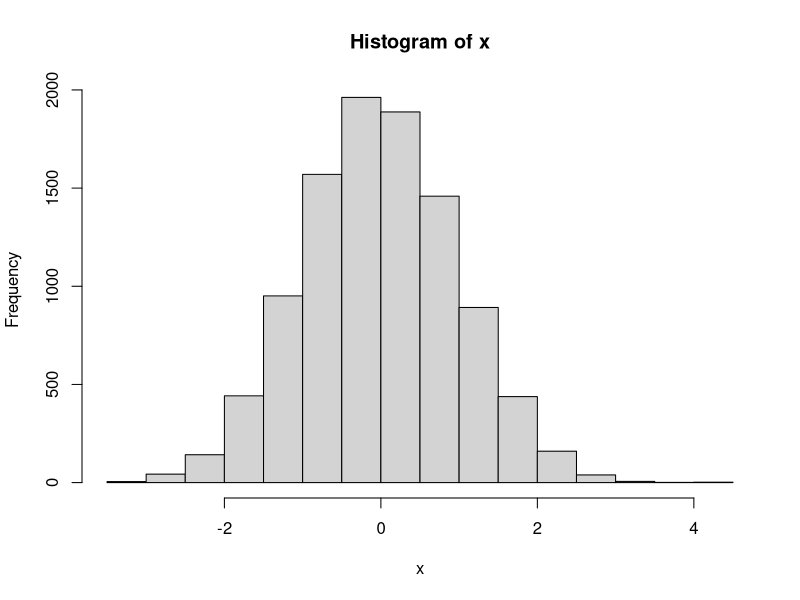

R code for this plot: (Note: this script raises an error after producing the figure.)
## ---- chunk 1
x <- rnorm(n = 10000, sd = 1, mean = 0)

hist(x)


## ---- chunk 2

x_df <- as_tibble(x)
ggplot(data = x_df, mapping = aes(x = x)) +
  geom_histogram()


## ---- chunk 3

x <- rbinom(n = 1000, size = 10, p = 0.5)


## ---- chunk 4
hist(x)

## ---- chunk 5

prior_survey <- read_csv("ENGE_5714_2021_pre_survey.csv")

ggplot(data = prior_survey, mapping = aes(x = `I know what a type I error is`)) +
  geom_bar() +
  coord_flip()



